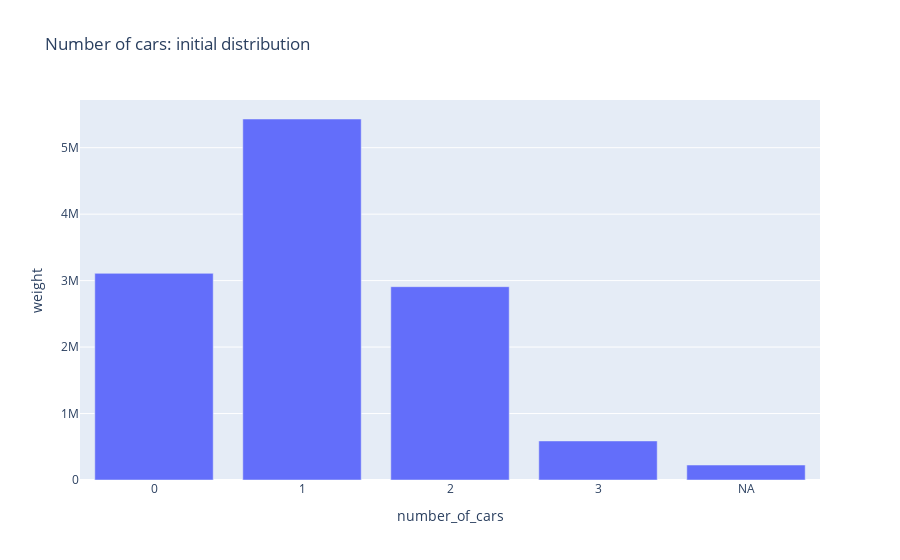

The cell this chart's notebook holds for it:
### Code cell
df_plot = df_census.groupby("number_of_cars")["weight"].sum().reset_index()
df_plot = df_plot.sort_values(by = "number_of_cars")
df_plot["number_of_cars"] = df_plot["number_of_cars"].astype(str).replace({ str(NA): "NA" })
px.bar(df_plot, x = "number_of_cars", y = "weight", title = "Number of cars: initial distribution")

### Figure 1 — Plotly figure (JSON) as saved in the notebook; plotly's stock layout.template omitted (floating-point values rounded to 4 significant figures)
{"data": [{"alignmentgroup": "True", "hovertemplate": "number_of_cars=%{x}<br>weight=%{y}<extra></extra>", "legendgroup": "", "marker": {"color": "#636efa", "pattern": {"shape": ""}}, "name": "", "offsetgroup": "", "orientation": "v", "showlegend": false, "textposition": "auto", "type": "bar", "x": ["0", "1", "2", "3", "NA"], "xaxis": "x", "y": [3109000.0, 5432000.0, 2909000.0, 587700.0, 225400.0], "yaxis": "y"}], "layout": {"barmode": "relative", "legend": {"tracegroupgap": 0}, "title": {"text": "Number of cars: initial distribution"}, "xaxis": {"anchor": "y", "domain": [0, 1], "title": {"text": "number_of_cars"}}, "yaxis": {"anchor": "x", "domain": [0, 1], "title": {"text": "weight"}}}}
